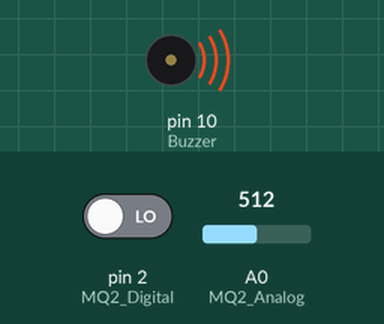
This sketch was run on a simulated Arduino Uno, built with avr-gcc and run on an emulated ATmega328P. On the bench: buzzer (waves = sounding, pin HIGH). The test bench sets the inputs (shaded band); at power-on: A0 (MQ2_Analog) = 512, pin 2 (MQ2_Digital) LOW. What the sketch prints to the serial monitor is not drawn.

Above: at 2.8 s.
2.9 s: A0 (MQ2_Analog) set to 39
5.6 s: A0 (MQ2_Analog) set to 31
At 6.6 s:
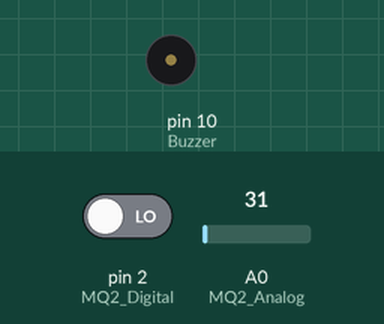
8.3 s: A0 (MQ2_Analog) set to 122
At 10.8 s:
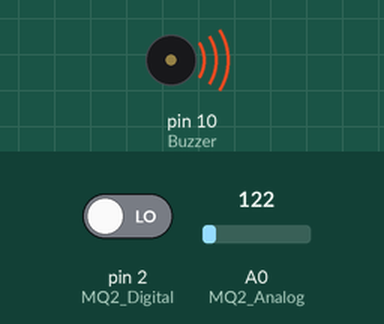
11.5 s: A0 (MQ2_Analog) set to 25
At 12.4 s:
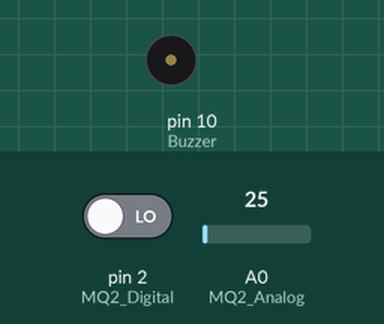
Timing chart, 0 to 14.5 s (numbered marks = the images above; inputs shaded):
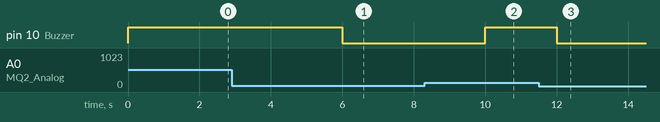

The sketch:

dd.ino
```cpp
//Ligacoes de Hardware
#define Buzzer 10
#define MQ2_Analog 0
#define MQ2_Digital 2
#define SensorLevel 35
#define LCD_RS 9

int digital_read = 0;
int analog_read = 0;


void setup()
{
  // Configura os IOs
  pinMode(MQ2_Digital, INPUT);
  pinMode(Buzzer, OUTPUT);
  // Inicializa a serial
  Serial.begin(9600);
}

void loop()
{

  digital_read = digitalRead(MQ2_Digital);
  analog_read = analogRead(MQ2_Analog);


  //apresenta as leituras na porta serial
  Serial.print("Saida Digital:");
  Serial.println(digital_read);
  Serial.print(" Saida Analogica:");
  Serial.println(analog_read);

  if (analog_read > SensorLevel)
  {

    Serial.print("Ar contaminado!");
    // Aciona o Buzzer
    digitalWrite(Buzzer, HIGH);

  }
  else
  {


   Serial.print("Ar normal");
    // Desliga o buzzer e o led vermelho
    digitalWrite(Buzzer, LOW);
  }

  delay(2000);
}
```

Measured:
- the behaviour switches between 36 and 35 on A0 (MQ2_Analog) (found by bisection; images 0 and 1)
- after the input at 2.9 s, every drawn part: stays the same
- after the input at 5.6 s, pin 10 (Buzzer): HIGH → LOW after 0.40 s
- after the input at 8.3 s, pin 10 (Buzzer): LOW → HIGH after 1.7 s
- after the input at 11.5 s, pin 10 (Buzzer): HIGH → LOW after 0.51 s
